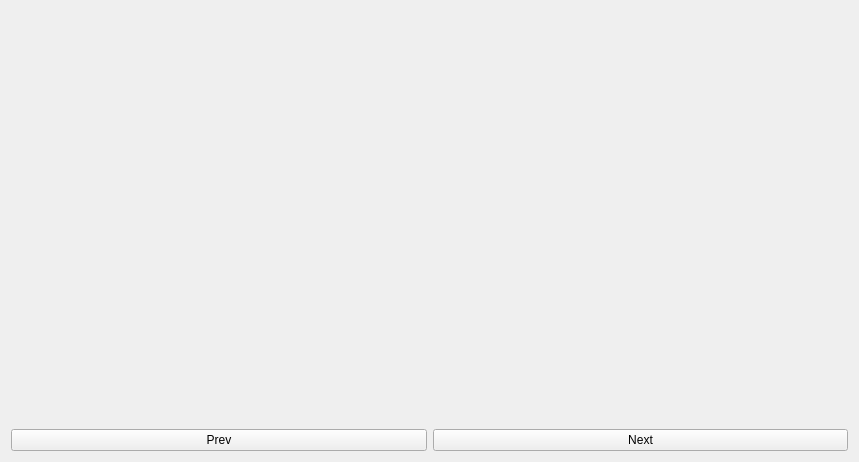
<?xml version="1.0" encoding="UTF-8"?>
<ui version="4.0">
 <class>widget_stacks_object_tracking</class>
 <widget class="QWidget" name="widget_stacks_object_tracking">
  <property name="geometry">
   <rect>
    <x>0</x>
    <y>0</y>
    <width>859</width>
    <height>462</height>
   </rect>
  </property>
  <property name="sizePolicy">
   <sizepolicy hsizetype="Preferred" vsizetype="Expanding">
    <horstretch>0</horstretch>
    <verstretch>0</verstretch>
   </sizepolicy>
  </property>
  <property name="windowTitle">
   <string>Form</string>
  </property>
  <layout class="QVBoxLayout" name="verticalLayout">
   <item>
    <widget class="QStackedWidget" name="stackedWidget">
     <property name="sizePolicy">
      <sizepolicy hsizetype="Preferred" vsizetype="Expanding">
       <horstretch>0</horstretch>
       <verstretch>0</verstretch>
      </sizepolicy>
     </property>
     <widget class="QWidget" name="page"/>
     <widget class="QWidget" name="page_2"/>
    </widget>
   </item>
   <item>
    <layout class="QHBoxLayout" name="horizontalLayout">
     <item>
      <widget class="QPushButton" name="pushButtonPrev">
       <property name="text">
        <string>Prev</string>
       </property>
      </widget>
     </item>
     <item>
      <widget class="QPushButton" name="pushButtonNext">
       <property name="text">
        <string>Next</string>
       </property>
      </widget>
     </item>
    </layout>
   </item>
  </layout>
 </widget>
 <resources/>
 <connections/>
</ui>
